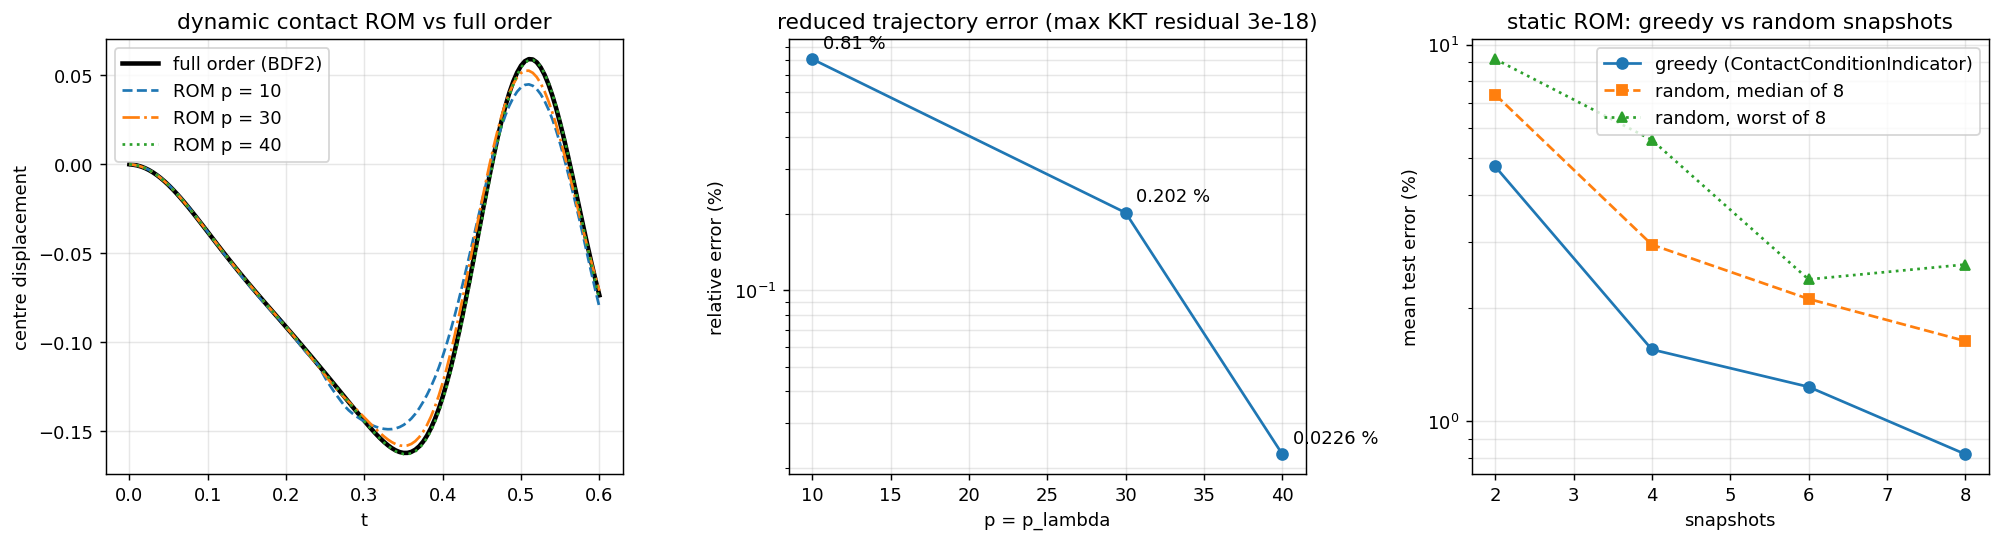

Write Python code to recreate this figure.
# Copyright (c) 2026 Abhijeet <abhijeetshandilya19@gmail.com>
# SPDX-License-Identifier: MIT
"""
rom_07_contact_rom_dynamics.py -- Example Gallery: contact reduced-order models. A membrane is pushed onto a parametrised rigid
obstacle (a flat floor with two bumps), as in Balajewicz, Amsallem and Farhat (2016), on a much smaller mesh (18 x 18 interior nodes).

Panel 1: dynamic contact. The full-order BDF2 trajectory (`fea_engine.solve_contact_dynamics(..., scheme="bdf2")`) against
         `ContactROM.solve_dynamic` (POD displacement basis, nonnegative-matrix-factorisation dual basis, p = p_lambda = 10 / 30 / 40):
         centre-node displacement against time.
Panel 2: relative error of the reduced trajectory against the number of basis vectors, and the largest KKT violation of the reduced
         contact conditions per step.
Panel 3: greedy snapshot selection (`greedy_contact_sampling` with `ContactConditionIndicator`) against random selection of the same
         number of snapshots, for the STATIC problem: mean relative error over six held-out obstacles.

Everything is run here and printed; only fea_engine (full-order reference) and rom_engine are used.
"""
__author__ = "Abhijeet <abhijeetshandilya19@gmail.com>"
import os
import numpy as np
import scipy.sparse as sp
import matplotlib
matplotlib.use("Agg")
import matplotlib.pyplot as plt

from fea_engine import solve_contact_dynamics, solve_contact_static
from rom_engine import (ContactROM, ContactConditionIndicator, greedy_contact_sampling, nonneg_dual_basis, active_snapshot_columns)

HERE = os.path.dirname(os.path.abspath(__file__))
H, N_STEPS = 0.005, 120


class ObstacleMembrane:
    def __init__(self, n=18, load=10.0):
        self.n, self.h = n, 1.0 / (n + 1)
        x = np.linspace(self.h, 1 - self.h, n)
        self.X, self.Y = np.meshgrid(x, x, indexing="ij")
        I = sp.identity(n)
        T = sp.diags([-1, 2, -1], [-1, 0, 1], shape=(n, n))
        self.K = (sp.kron(T, I) + sp.kron(I, T)).tocsr()
        self.n_dof = n * n
        self.f = -load * self.h ** 2 * np.ones(self.n_dof)
        self.B = sp.identity(self.n_dof, format="csr")

    def obstacle(self, gamma):
        g1, g2 = gamma
        g = (-0.30 + 0.12 * np.exp(-60 * ((self.X - g1) ** 2 + (self.Y - 0.5) ** 2))
             + g2 * np.exp(-60 * ((self.X - 0.7) ** 2 + (self.Y - 0.5) ** 2)))
        return g.ravel()

    def solve(self, gamma):
        c = self.obstacle(gamma)
        r = solve_contact_static(self.K, self.f, self.B, c)
        return r.u, r.lam, c


def main():
    mem = ObstacleMembrane(18)
    n = mem.n_dof
    M = sp.diags(np.full(n, mem.h ** 2)).tocsr()
    c = mem.obstacle((0.4, 0.15))
    force = lambda t: mem.f
    Uf, Lf = solve_contact_dynamics(M, mem.K, force, mem.B, c, H, N_STEPS, scheme="bdf2")
    print(f"full-order BDF2: {n} DOFs, {N_STEPS} steps, up to {(Lf > 1e-9).sum(1).max()} active constraints in a step")

    Ux_full = np.linalg.svd(Uf[1:].T, full_matrices=False)[0]
    act = active_snapshot_columns(Lf[1:].T)
    sizes, errs, kkt, traj = (10, 30, 40), [], [], {}
    for p in sizes:
        Ux = Ux_full[:, :p]
        Ul = nonneg_dual_basis(Lf[1:].T[:, act], p).U
        rom = ContactROM(mem.K, mem.B, Ux, Ul, M=M)
        r = rom.solve_dynamic(force, c, H, N_STEPS)
        e = 100 * np.sum((r.u - Uf) ** 2) / np.sum(Uf ** 2) if r.ok else np.nan
        errs.append(e); kkt.append(r.kkt_residual.max() if r.ok else np.nan); traj[p] = r.u[:, n // 2] if r.ok else None
        print(f"p = p_lambda = {p:3d}: ok {r.ok}, relative error {e:.3g} %, max KKT residual {kkt[-1]:.1e}")

    # ---- static greedy against random
    cands = [(a, b) for a in np.linspace(0.3, 0.6, 6) for b in np.linspace(0.0, 0.1, 6)]
    test = [(0.33, 0.02), (0.41, 0.07), (0.47, 0.04), (0.58, 0.09), (0.36, 0.095), (0.55, 0.01)]
    ref = [mem.solve(g) for g in test]

    def make_rom(U, L):
        Q, _ = np.linalg.qr(U)
        Ul = L / np.maximum(np.linalg.norm(L, axis=0), 1e-300)
        rom = ContactROM(mem.K, mem.B, Q, Ul)
        return lambda p: rom.solve(mem.f, mem.obstacle(p)).u

    test_err = lambda rom: 100 * np.mean([np.linalg.norm(rom(g) - r[0]) / np.linalg.norm(r[0]) for g, r in zip(test, ref)])
    indic = ContactConditionIndicator(mem.K, mem.B, mem.f, weights=(1, 0, 0))
    ind = lambda p, u: indic(u, mem.obstacle(p))
    rng = np.random.default_rng(0)
    ns = (2, 4, 6, 8)
    e_greedy, e_rand_med, e_rand_max = [], [], []
    for k in ns:
        rom, hist = greedy_contact_sampling(cands, lambda p: mem.solve(p)[:2], make_rom, ind, k)
        e_greedy.append(test_err(rom))
        rr = []
        for _ in range(8):
            idx = rng.choice(len(cands), k, replace=False)
            sols = [mem.solve(cands[i]) for i in idx]
            rr.append(test_err(make_rom(np.array([s[0] for s in sols]).T, np.array([s[1] for s in sols]).T)))
        e_rand_med.append(np.median(rr)); e_rand_max.append(np.max(rr))
        print(f"{k} snapshots: greedy {e_greedy[-1]:.3g} %, random median {e_rand_med[-1]:.3g} % (worst of 8: {e_rand_max[-1]:.3g} %)")

    t = np.arange(N_STEPS + 1) * H
    fig, ax = plt.subplots(1, 3, figsize=(15.5, 4.3))
    ax[0].plot(t, Uf[:, n // 2], "k", lw=2.5, label="full order (BDF2)")
    for p, st in zip(sizes, ("--", "-.", ":")):
        if traj[p] is not None:
            ax[0].plot(t, traj[p], st, label=f"ROM p = {p}")
    ax[0].set_xlabel("t"); ax[0].set_ylabel("centre displacement"); ax[0].set_title("dynamic contact ROM vs full order"); ax[0].legend(); ax[0].grid(alpha=0.3)
    ax[1].semilogy(sizes, errs, "o-")
    for p_, e_ in zip(sizes, errs):
        ax[1].annotate(f"{e_:.3g} %", (p_, e_), textcoords="offset points", xytext=(6, 6))
    ax[1].set_xlabel("p = p_lambda"); ax[1].set_ylabel("relative error (%)")
    ax[1].set_title(f"reduced trajectory error (max KKT residual {max(kkt):.0e})"); ax[1].grid(True, which="both", alpha=0.3)
    ax[2].semilogy(ns, e_greedy, "o-", label="greedy (ContactConditionIndicator)")
    ax[2].semilogy(ns, e_rand_med, "s--", label="random, median of 8")
    ax[2].semilogy(ns, e_rand_max, "^:", label="random, worst of 8")
    ax[2].set_xlabel("snapshots"); ax[2].set_ylabel("mean test error (%)"); ax[2].set_title("static ROM: greedy vs random snapshots"); ax[2].grid(True, which="both", alpha=0.3); ax[2].legend()
    fig.tight_layout()
    out = os.path.join(HERE, "rom_07_contact_rom_dynamics.png")
    fig.savefig(out, dpi=130, bbox_inches="tight")
    print("saved", out)


if __name__ == "__main__":
    main()
